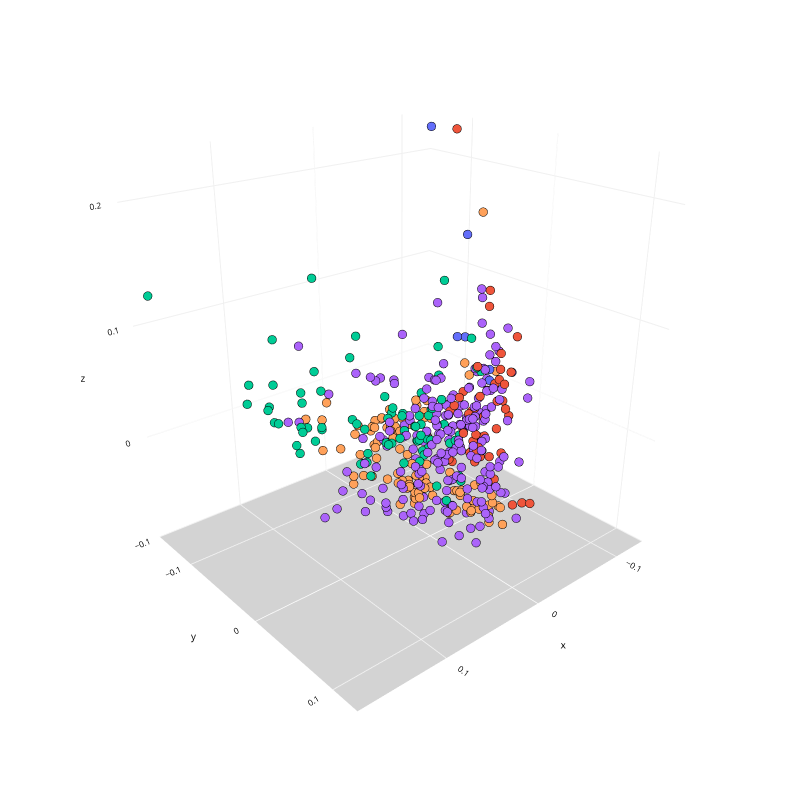

This figure's notebook cell:
### Markdown cell above
**Creamos un mapa 3D para observar los cluster de los estados**

### Code cell
Plot3D(lle3comp, y_estados, 'LLE de 2 dimensiones')
